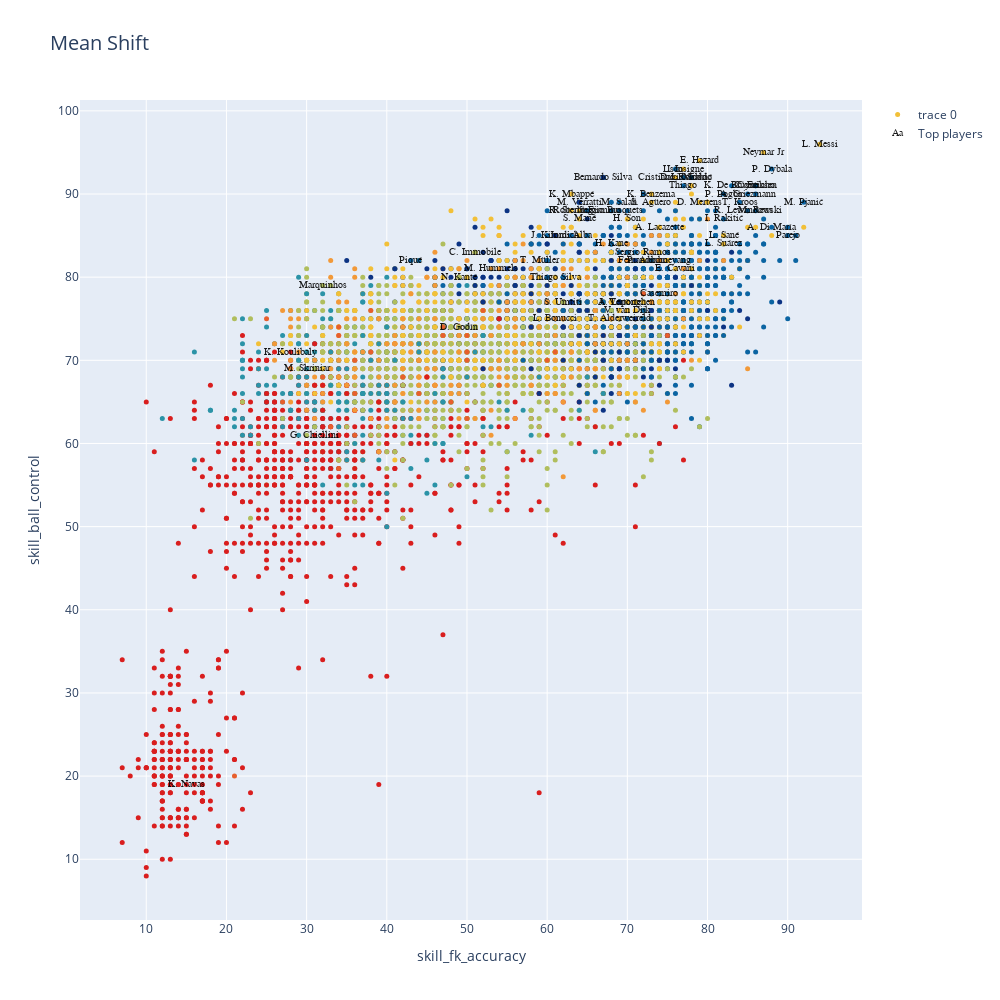

Notebook cell for this chart:
### Code cell
data=[]
bool_crack=df_n["overall"] > 85
bool_no_crack=df_n["overall"]<86


#Eligo dos números entre 0 y  de n_skills-1
skill_1=skills_ratings[9]
skill_2=skills_ratings[10]


MeanShift_clusters = go.Scatter(x=df_skills[skill_1], y=df_skills[skill_2],
                           mode='markers',
                        text=df_n.loc[:,'short_name'],
                           marker=dict(
                                size=5,
                                color = clusters2.astype(np.float), #set color equal to a variable
                                colorscale='Portland',
                                showscale=False)
                           )

crack =go.Scatter(x=df_skills.loc[bool_crack,skill_1], y=df_skills.loc[bool_crack,skill_2],name='Top players',
                      text=df_n.loc[bool_crack,'short_name'],
                      textfont=dict(family='sans serif',size=10,color='black'),
                      opacity=0.9,mode='text')

data=[MeanShift_clusters,crack]

layout = go.Layout(title="Mean Shift",titlefont=dict(size=20),
                xaxis=dict(title=skill_1),
                yaxis=dict(title=skill_2),
                autosize=False, width=1000,height=1000)

fig = go.Figure(data=data, layout=layout)

iplot(fig)

### Figure 1 — Plotly figure (JSON) as saved in the notebook; plotly's stock layout.template omitted (floating-point values rounded to 4 significant figures; data arrays with more than 128 entries replaced by an {"elided": "..."} marker saying what was removed)
{"data": [{"marker": {"color": {"elided": "5337 int values"}, "colorscale": [[0, "rgb(12,51,131)"], [0.25, "rgb(10,136,186)"], [0.5, "rgb(242,211,56)"], [0.75, "rgb(242,143,56)"], [1, "rgb(217,30,30)"]], "showscale": false, "size": 5}, "mode": "markers", "text": {"elided": "5337 str values"}, "type": "scatter", "x": {"elided": "5337 int values"}, "y": {"elided": "5337 int values"}}, {"mode": "text", "name": "Top players", "opacity": 0.9, "text": ["L. Messi", "Cristiano Ronaldo", "Neymar Jr", "E. Hazard", "K. De Bruyne", "V. van Dijk", "L. Modrić", "M. Salah", "K. Mbappé", "K. Koulibaly", "H. Kane", "N. Kanté", "G. Chiellini", "S. Agüero", "Sergio Ramos", "L. Suárez", "R. Lewandowski", "Sergio Busquets", "A. Griezmann", "P. Dybala", "P. Pogba", "R. Sterling", "C. Eriksen", "Piqué", "David Silva", "E. Cavani", "D. Godín", "T. Kroos", "M. Reus", "P. Aubameyang", "S. Mané", "A. Laporte", "Bernardo Silva", "Casemiro", "H. Son", "Fernandinho", "Thiago Silva", "K. Benzema", "J. Vertonghen", "D. Mertens", "M. Hummels", "T. Alderweireld", "Jordi Alba", "Thiago", "K. Navas", "L. Insigne", "L. Sané", "Marquinhos", "M. Škriniar", "M. Verratti", "S. Umtiti", "J. Kimmich", "Isco", "Roberto Firmino", "I. Rakitić", "M. Pjanić", "A. Di María", "L. Bonucci", "Coutinho", "Parejo", "T. Müller", "C. Immobile", "A. Lacazette"], "textfont": {"color": "black", "family": "sans serif", "size": 10}, "type": "scatter", "x": [94, 76, 87, 79, 83, 70, 78, 69, 63, 28, 68, 49, 31, 73, 72, 82, 85, 68, 85, 88, 82, 63, 86, 43, 77, 76, 49, 84, 86, 74, 64, 69, 67, 74, 70, 72, 61, 73, 70, 79, 53, 69, 63, 77, 15, 77, 82, 32, 30, 64, 62, 61, 76, 65, 82, 92, 88, 61, 86, 90, 59, 51, 74], "y": [96, 92, 95, 94, 91, 76, 92, 89, 90, 71, 84, 80, 61, 89, 83, 84, 88, 88, 90, 93, 90, 88, 91, 82, 92, 81, 74, 89, 88, 82, 87, 77, 92, 78, 87, 82, 80, 90, 77, 89, 81, 75, 85, 91, 19, 93, 85, 79, 69, 89, 77, 85, 93, 88, 87, 89, 86, 75, 91, 85, 82, 83, 86]}], "layout": {"autosize": false, "height": 1000, "title": {"font": {"size": 20}, "text": "Mean Shift"}, "width": 1000, "xaxis": {"title": {"text": "skill_fk_accuracy"}}, "yaxis": {"title": {"text": "skill_ball_control"}}}}
